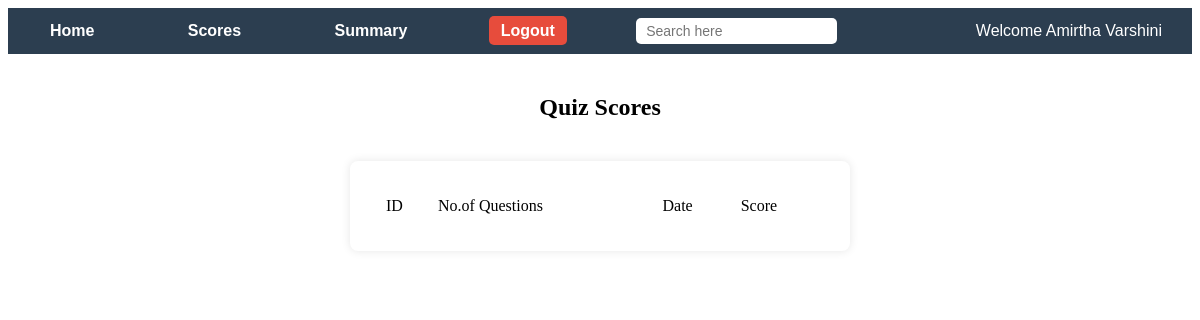
The app's page /scores (signed in), older data.
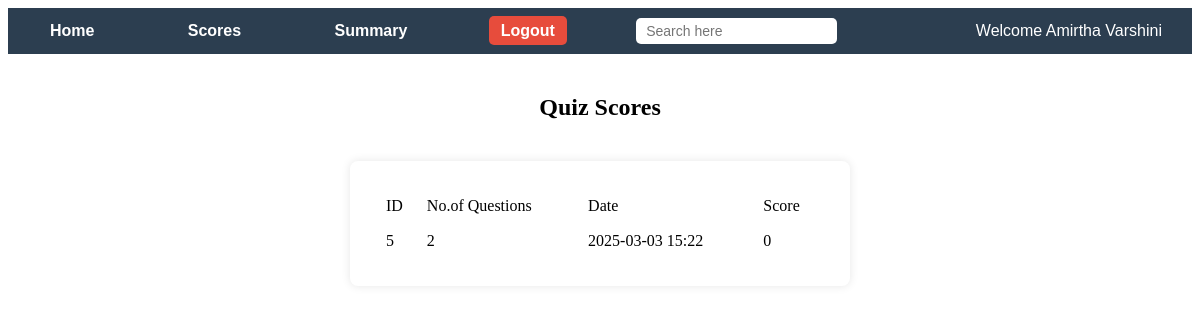
The same page, newer data.
### models.py (models this page shows)
class Scores(data.Model):
    __tablename__="score"
    score_id=data.Column(data.Integer,primary_key=True)
    quiz_score_id=data.Column(data.Integer,data.ForeignKey('quizzes.quiz_id'),nullable=False)
    user_score_id=data.Column(data.Integer,data.ForeignKey('user.id'),nullable=False)
    score_time_stamp=data.Column(data.DateTime,nullable=False)
    score_total=data.Column(data.Integer,nullable=False)
    No_of_question=data.Column(data.Integer,nullable=False)

### app.py (the view)
@application.route('/scores',methods=['GET','POST'])
def scores():
    if 'name' not in session:
        flash('please login')
        return redirect(url_for('Login'))
    user_id=session['user']
    scores=Scores.query.filter_by(user_score_id=user_id).all()
    return render_template('user_scores.html',scores=scores,request_path=request.path)

### templates/user_scores.html (shortened to what this page needs)
{% extends 'index.html' %}
{% block navbar %}
{% include 'user-navbar.html' %}
{% endblock %}
{% block content %}
<center>
    <h2> Quiz Scores</h2>
    <table>
        <div>
            <tr>
            <td>ID</td>
            <td>No.of Questions</td>
            <td>Date</td>
            <td>Score</td>
            </tr>
            {% for  score in  scores %}
            <tr>
            <td>{{ score.score_id }}</td>
            <td>{{score.No_of_question}}</td>
            <td>{{score.score_time_stamp.strftime('%Y-%m-%d %H:%M')}}</td>
            <td>{{score.score_total}}</td>
            </tr>
            {% endfor %}
        </div>
    </table>
</center>
{% endblock %}

Row changes from the older to the newer data that the page shows:
added Scores: score_id "5", No_of_question "2", score_time_stamp "2025-03-03 15:22", score_total "0"
